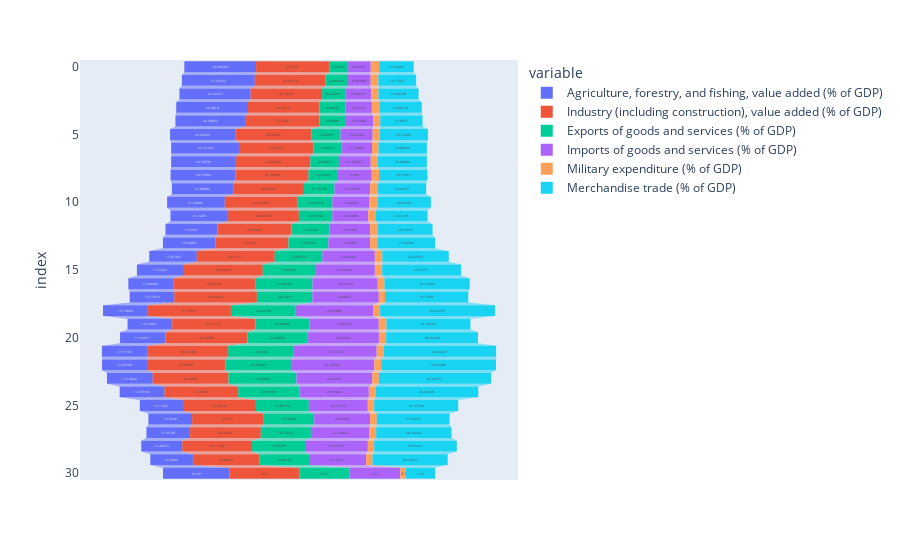

Notebook source saved alongside this figure:
### Code cell
fig = px.funnel(df[['Agriculture, forestry, and fishing, value added (% of GDP)',
       'Industry (including construction), value added (% of GDP)',
       'Exports of goods and services (% of GDP)',
       'Imports of goods and services (% of GDP)',
       'Military expenditure (% of GDP)', 'Merchandise trade (% of GDP)',
       ]],
              
       )
fig.show()

### Figure 1 — Plotly figure (JSON) as saved in the notebook; plotly's stock layout.template omitted (floating-point values rounded to 4 significant figures)
{"data": [{"hovertemplate": "variable=Agriculture, forestry, and fishing, value added (% of GDP)<br>value=%{x}<br>index=%{y}<extra></extra>", "legendgroup": "Agriculture, forestry, and fishing, value added (% of GDP)", "marker": {"color": "#636efa"}, "name": "Agriculture, forestry, and fishing, value added (% of GDP)", "orientation": "h", "showlegend": true, "type": "funnel", "x": [26.9, 27.33, 26.67, 26.88, 26.39, 24.46, 25.42, 24.35, 24.38, 22.99, 21.61, 21.62, 19.54, 19.58, 17.81, 17.62, 16.81, 16.75, 16.79, 16.74, 17.03, 17.19, 16.85, 17.15, 16.79, 16.17, 16.36, 16.36, 15.41, 15.96, 24.93], "xaxis": "x", "y": [0, 1, 2, 3, 4, 5, 6, 7, 8, 9, 10, 11, 12, 13, 14, 15, 16, 17, 18, 19, 20, 21, 22, 23, 24, 25, 26, 27, 28, 29, 30], "yaxis": "y"}, {"hovertemplate": "variable=Industry (including construction), value added (% of GDP)<br>value=%{x}<br>index=%{y}<extra></extra>", "legendgroup": "Industry (including construction), value added (% of GDP)", "marker": {"color": "#EF553B"}, "name": "Industry (including construction), value added (% of GDP)", "orientation": "h", "showlegend": true, "type": "funnel", "x": [27.45, 26.44, 26.79, 26.78, 27.63, 28.6, 27.91, 27.84, 27.3, 26.52, 27.33, 26.49, 27.66, 27.47, 29.22, 29.53, 30.93, 30.9, 31.14, 31.12, 30.73, 30.16, 29.4, 28.4, 27.66, 27.35, 26.62, 26.48, 26.13, 24.88, 26.2], "xaxis": "x", "y": [0, 1, 2, 3, 4, 5, 6, 7, 8, 9, 10, 11, 12, 13, 14, 15, 16, 17, 18, 19, 20, 21, 22, 23, 24, 25, 26, 27, 28, 29, 30], "yaxis": "y"}, {"hovertemplate": "variable=Exports of goods and services (% of GDP)<br>value=%{x}<br>index=%{y}<extra></extra>", "legendgroup": "Exports of goods and services (% of GDP)", "marker": {"color": "#00cc96"}, "name": "Exports of goods and services (% of GDP)", "orientation": "h", "showlegend": true, "type": "funnel", "x": [7.053, 8.494, 8.843, 9.834, 9.888, 10.84, 10.39, 10.69, 11.02, 11.45, 13.0, 12.56, 14.26, 14.95, 17.86, 19.61, 21.27, 20.8, 24.1, 20.4, 22.4, 24.54, 24.53, 25.43, 22.97, 19.81, 19.16, 18.78, 19.85, 18.66, 18.71], "xaxis": "x", "y": [0, 1, 2, 3, 4, 5, 6, 7, 8, 9, 10, 11, 12, 13, 14, 15, 16, 17, 18, 19, 20, 21, 22, 23, 24, 25, 26, 27, 28, 29, 30], "yaxis": "y"}, {"hovertemplate": "variable=Imports of goods and services (% of GDP)<br>value=%{x}<br>index=%{y}<extra></extra>", "legendgroup": "Imports of goods and services (% of GDP)", "marker": {"color": "#ab63fa"}, "name": "Imports of goods and services (% of GDP)", "orientation": "h", "showlegend": true, "type": "funnel", "x": [8.453, 8.493, 9.59, 9.817, 10.19, 12.02, 11.54, 11.93, 12.68, 13.36, 13.9, 13.43, 15.24, 15.64, 19.64, 22.4, 24.46, 24.89, 29.27, 25.87, 26.85, 31.08, 31.26, 28.41, 25.95, 22.11, 20.92, 21.94, 23.55, 21.36, 19.1], "xaxis": "x", "y": [0, 1, 2, 3, 4, 5, 6, 7, 8, 9, 10, 11, 12, 13, 14, 15, 16, 17, 18, 19, 20, 21, 22, 23, 24, 25, 26, 27, 28, 29, 30], "yaxis": "y"}, {"hovertemplate": "variable=Military expenditure (% of GDP)<br>value=%{x}<br>index=%{y}<extra></extra>", "legendgroup": "Military expenditure (% of GDP)", "marker": {"color": "#FFA15A"}, "name": "Military expenditure (% of GDP)", "orientation": "h", "showlegend": true, "type": "funnel", "x": [3.146, 2.91, 2.705, 2.824, 2.665, 2.578, 2.473, 2.648, 2.727, 2.957, 2.949, 2.924, 2.827, 2.678, 2.829, 2.755, 2.527, 2.343, 2.55, 2.893, 2.707, 2.651, 2.537, 2.473, 2.497, 2.405, 2.506, 2.51, 2.383, 2.395, 2.1], "xaxis": "x", "y": [0, 1, 2, 3, 4, 5, 6, 7, 8, 9, 10, 11, 12, 13, 14, 15, 16, 17, 18, 19, 20, 21, 22, 23, 24, 25, 26, 27, 28, 29, 30], "yaxis": "y"}, {"hovertemplate": "variable=Merchandise trade (% of GDP)<br>value=%{x}<br>index=%{y}<extra></extra>", "legendgroup": "Merchandise trade (% of GDP)", "marker": {"color": "#19d3f3"}, "name": "Merchandise trade (% of GDP)", "orientation": "h", "showlegend": true, "type": "funnel", "x": [12.94, 14.13, 14.99, 15.88, 15.85, 18.13, 18.08, 18.38, 18.14, 18.01, 20.05, 19.31, 20.54, 21.64, 24.88, 29.56, 31.93, 31.19, 43.03, 31.46, 34.41, 42.09, 43.03, 42.02, 38.53, 31.47, 27.29, 28.24, 30.93, 28.18, 10.9], "xaxis": "x", "y": [0, 1, 2, 3, 4, 5, 6, 7, 8, 9, 10, 11, 12, 13, 14, 15, 16, 17, 18, 19, 20, 21, 22, 23, 24, 25, 26, 27, 28, 29, 30], "yaxis": "y"}], "layout": {"legend": {"title": {"text": "variable"}, "tracegroupgap": 0}, "margin": {"t": 60}, "xaxis": {"anchor": "y", "domain": [0, 1], "title": {"text": "value"}}, "yaxis": {"anchor": "x", "domain": [0, 1], "title": {"text": "index"}}}}
